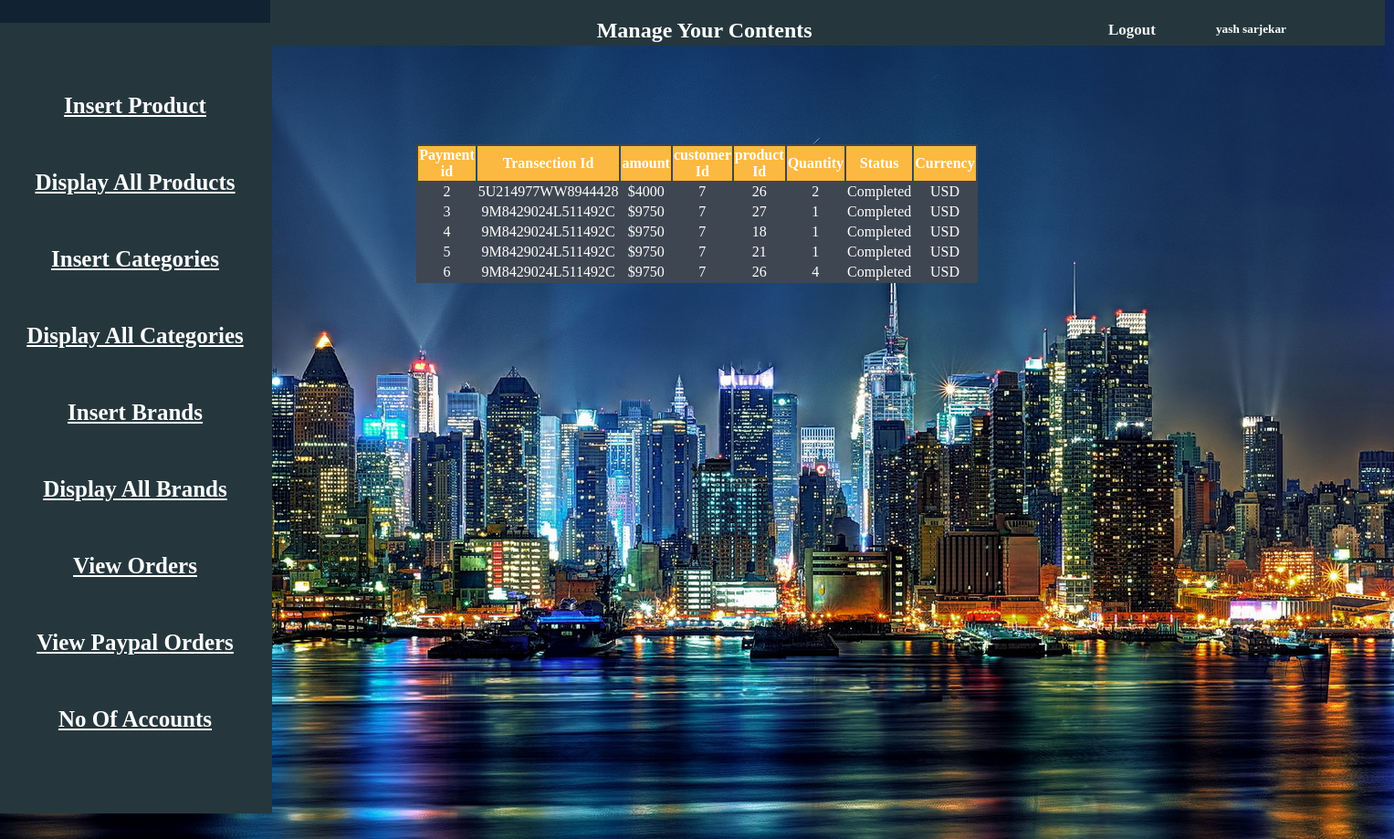
The page /adminarea/Viewpaypalorder.php (signed in) on the database its author committed.
### tables this page shows
CREATE TABLE IF NOT EXISTS `paypal` (
  `payment_id` int(10) NOT NULL AUTO_INCREMENT,
  `transection_no` text NOT NULL,
  `amount` int(100) NOT NULL,
  `customer_id` int(10) NOT NULL,
  `product_id` int(10) NOT NULL,
  `qty` int(100) NOT NULL,
  `status` text NOT NULL,
  `currency` text NOT NULL,
  PRIMARY KEY (`payment_id`)
);

### adminarea/Viewpaypalorder.php (the view, shortened to what this page needs)
<?php
require 'database/config.php';
?>
<!DOCTYPE HTML>
<html>
<head>
<link rel="stylesheet" href="css/style.css">
</head>
<body style="height:1000px;" background="city.jpg">
<div class="topnav" id="myTopnav">
  <a class="active" href="Dashboard.php">Dashboard</a>
<h2 style="position:relative;left:450px;"><b>Manage Your Contents</b></h2>
<h5 style="position:relative; bottom:60px;left:1200px;"><?php
if(!isset($_SESSION['username'])){
	echo "<a href='Admin_login.php'>Login</a>";
}else{
	echo "<a href='Admin_logout.php'>Logout</a>";
}
?></h5>
<h5 style=" float:left;position:relative;bottom:67px;left:1250px;">
<?php
if(!isset($_SESSION['username'])){
	echo "Welcome guest!";
}
else{
	echo $_SESSION['username'];
}
?></h5>
  </div>
  <table align="center" style="background-color:#3E4651;color:white;position:relative;top:100px;width:500px;">
  <tr style="background-color:#FCB941;">
  <th>Payment id</th>
   <th>Transection Id</th>
    <th>amount</th>
	 <th>customer Id</th>
	  <th>product Id</th>
	   <th>Quantity</th>
	    <th>Status</th>
	     <th>Currency</th>
  </tr>
<?php if(isset($_SESSION['username'])){
	$query="select * from paypal";
	$runquery=mysqli_query($con,$query);
while($rowquery=mysqli_fetch_array($runquery)){
	$Payment_id=$rowquery['payment_id'];
	$customer_id=$rowquery['transection_no'];
	$invoice_no=$rowquery['amount'];
	$product_id=$rowquery['customer_id'];
	$qty=$rowquery['product_id'];
	$order_status=$rowquery['qty'];
		$order_status1=$rowquery['status'];
			$order_status2=$rowquery['currency'];
	?>
<tr>
<td><center><?php echo $Payment_id;?></center></td>
<td><center><?php echo $customer_id;?></center></td>
<td><center>$<?php echo $invoice_no;?></center></td>
<td><center><?php echo $product_id;?></center></td>
<td><center><?php echo $qty;?></center></td>
<td><center><?php echo $order_status;?></center></td>
<td><center><?php echo $order_status1;?></center></td>
<td><center><?php echo $order_status2;?></center></td>
</tr>
<?php }?>
</table>
<?php }else{
	echo "<h5 style='float:right;position:relative;right:500px;'>You need to be logged in</h5>";
}?>
<div id="dito" style="width:300px;height:900px;background-color:#25373D;position:relative;bottom:219px;right:10px;">
<table>
<tr>
<th style="color:white;width:300px;height:80px;background-color:#112233;position:relative;bottom:50px;font-size:40px;"><b>Admin area</b></th>
</tr>
<tr>
<th  style="color:white;width:300px;height:80px; position:relative;bottom:2px;font-size:25px;"><a href="insertproduct.php" style="color:white;">Insert Product</a></th>
</tr>
<tr>
<th style="color:white;width:300px;height:80px; position:relative;bottom:2px;font-size:25px;"><a href="Displayproduct.php" style="color:white;">Display All Products</a></th>
</tr>
<tr>
<th style="color:white;width:300px;height:80px; position:relative;bottom:2px;font-size:25px;"><a href="insertcat.php" style="color:white;">Insert Categories</a></th>
</tr>
<tr>
<th style="color:white;width:300px;height:80px; position:relative;bottom:2px;font-size:25px;"><a href="Displaycategories.php" style="color:white;">Display All Categories</a></th>
</tr>
<tr>
<th style="color:white;width:300px;height:80px; position:relative;bottom:2px;font-size:25px;"><a href="insertbrand.php" style="color:white;">Insert Brands</a></th>
</tr>
<tr>
<th style="color:white;width:300px;height:80px; position:relative;bottom:2px;font-size:25px;"><a href="branddisp.php" style="color:white;">Display All Brands</a></th>
</tr>
<tr>
<th style="color:white;width:300px;height:80px; position:relative;bottom:2px;font-size:25px;"><a href="Vieworder.php" style="color:white;">View Orders</a></th>
</tr>
<tr>
<th style="color:white;width:300px;height:80px; position:relative;bottom:2px;font-size:25px;"><a href="Viewpaypalorder.php" style="color:white;">View Paypal Orders</a></th>
</tr>
<tr>
<th style="color:white;width:300px;height:80px; position:relative;bottom:2px;font-size:25px;"><a href="Viewaccounts.php" style="color:white;">No Of Accounts</a></th>
</tr>
</table>
</div>
</body>
</html>

### adminarea/css/style.css (style rules this page uses)
.topnav { float:left; background-color: #25373D; overflow: hidden; position:relative; bottom:8px; width:1519px; right:10px; color:white; height:50px; }
.topnav a { float: left; color: #f2f2f2; text-align: center; padding: 14px 16px; text-decoration: none; font-size: 17px; }
.topnav a.active { background-color: #4CAF50; color: white; }

### rows shown on the page
paypal: payment_id "2", transection_no "5U214977WW8944428", amount "4000", customer "7", product "26", qty "2", status "Completed", currency "USD"
paypal: payment_id "3", transection_no "9M8429024L511492C", amount "9750", customer "7", product "27", qty "1", status "Completed", currency "USD"
paypal: payment_id "4", transection_no "9M8429024L511492C", amount "9750", customer "7", product "18", qty "1", status "Completed", currency "USD"
paypal: payment_id "5", transection_no "9M8429024L511492C", amount "9750", customer "7", product "21", qty "1", status "Completed", currency "USD"
paypal: payment_id "6", transection_no "9M8429024L511492C", amount "9750", customer "7", product "26", qty "4", status "Completed", currency "USD"

### other values the page prints
$_SESSION['username'] "yash sarjekar"
